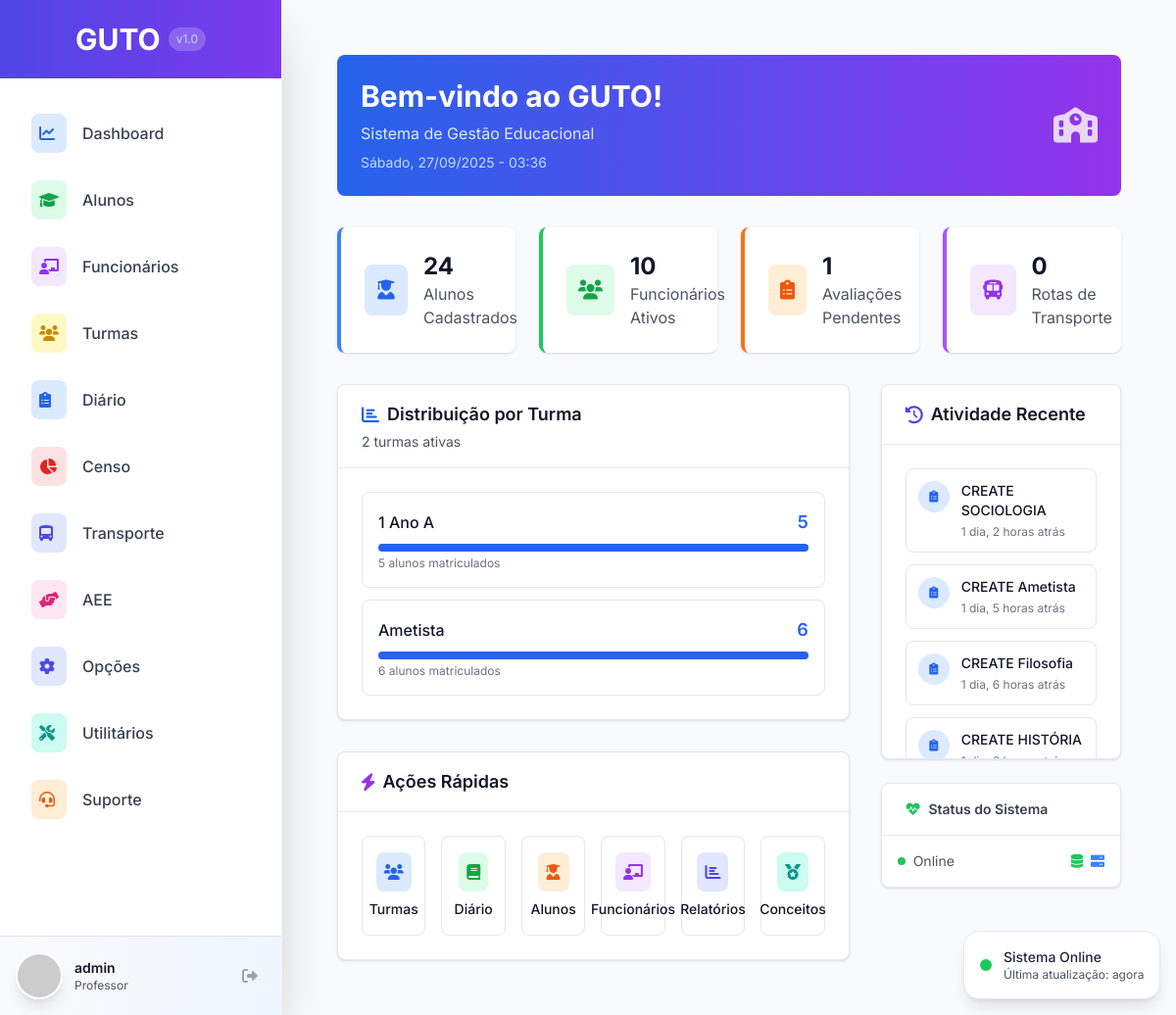
Before: / (signed in) with the older database file.
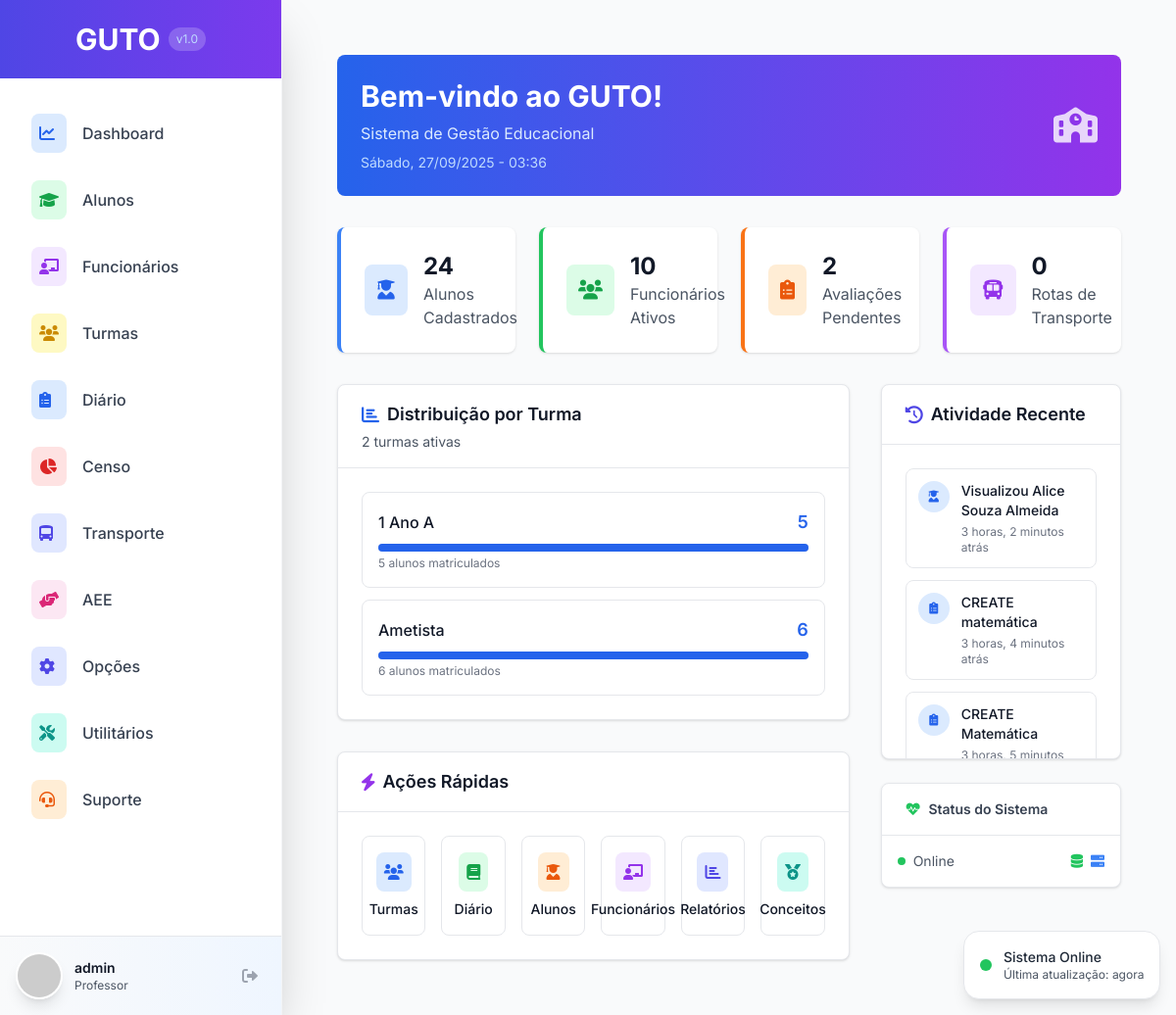
After: the same page with the newer database file.
### turma/models.py (models this page shows, shortened)
class Turma(models.Model):
    TIPO_ENSINO_CHOICES = [
        ('EDUCACAO_INFANTIL', 'Educação Infantil'),
        ('ENSINO_FUNDAMENTAL_I', 'Ensino Fundamental I'),
        ('ENSINO_FUNDAMENTAL_II', 'Ensino Fundamental II'),
        ('ENSINO_MEDIO', 'Ensino Médio'),
    ]
    ANO_SERIE_CHOICES = [
        ('BERÇARIO', 'Berçário'),
        ('MATERNAL_I', 'Maternal I'),
        ('MATERNAL_II', 'Maternal II'),
        ('PRE_I', 'Pré I'),
        ('PRE_II', 'Pré II'),
        ('1_ANO', '1º Ano'),
        ('2_ANO', '2º Ano'),
        ('3_ANO', '3º Ano'),
        ('4_ANO', '4º Ano'),
        ('5_ANO', '5º Ano'),
        ('6_ANO', '6º Ano'),
        ('7_ANO', '7º Ano'),
        ('8_ANO', '8º Ano'),
        ('9_ANO', '9º Ano'),
        ('1_ANO_EM', '1º Ano'),
        ('2_ANO_EM', '2º Ano'),
        ('3_ANO_EM', '3º Ano'),
    ]
    TURNO_CHOICES = [
        ('MATUTINO', 'Matutino'),
        ('VESPERTINO', 'Vespertino'),
        ('NOTURNO', 'Noturno'),
        ('INTEGRAL', 'Integral'),
    ]
    nome = models.CharField(max_length=255, verbose_name="Nome da Turma")
    periodo_letivo = models.CharField(max_length=4, default=str(date.today().year), verbose_name="Período Letivo")
    tipo_ensino = models.CharField(max_length=50, choices=TIPO_ENSINO_CHOICES, verbose_name="Tipo de Ensino")
    ano_serie = models.CharField(max_length=50, choices=ANO_SERIE_CHOICES, verbose_name="Ano/Série")
    turno = models.CharField(max_length=20, choices=TURNO_CHOICES, verbose_name="Turno")
    diario_fechado = models.BooleanField(default=False, verbose_name="Diário Fechado")
    vagas_total = models.IntegerField(default=30, verbose_name="Total de Vagas")
    data_criacao = models.DateTimeField(auto_now_add=True, verbose_name="Data de Criação", null=True, blank=True)
    usuario_criacao = models.ForeignKey(User, on_delete=models.PROTECT, verbose_name="Criado por", null=True, blank=True)
    class Meta:
        verbose_name = "Turma"
        verbose_name_plural = "Turmas"
        unique_together = ['nome', 'periodo_letivo']
        ordering = ['periodo_letivo', 'ano_serie', 'nome']

### dashboard/models.py (models this page shows, shortened)
class AtividadeRecente(models.Model):
    TIPO_ACAO_CHOICES = [
        ('CRIAR', 'Criou'),
        ('EDITAR', 'Editou'),
        ('DELETAR', 'Deletou'),
        ('VISUALIZAR', 'Visualizou'),
    ]
    MODULO_CHOICES = [
        ('ALUNOS', 'Alunos'),
        ('FUNCIONARIOS', 'Funcionários'),
        ('OPCOES', 'Opções'),
        ('AEE', 'AEE/AC'),
        ('AVALIACAO', 'Avaliação'),
        ('UTILITARIOS', 'Utilitários'),
        ('DASHBOARD', 'Dashboard'),
    ]
    usuario = models.ForeignKey(User, on_delete=models.CASCADE, verbose_name="Usuário")
    acao = models.CharField(max_length=20, choices=TIPO_ACAO_CHOICES, verbose_name="Ação")
    modulo = models.CharField(max_length=20, choices=MODULO_CHOICES, verbose_name="Módulo")
    objeto_nome = models.CharField(max_length=255, verbose_name="Nome do Objeto")
    objeto_id = models.IntegerField(null=True, blank=True, verbose_name="ID do Objeto")
    descricao = models.TextField(blank=True, null=True, verbose_name="Descrição")
    data_atividade = models.DateTimeField(auto_now_add=True, verbose_name="Data da Atividade")
    class Meta:
        verbose_name = "Atividade Recente"
        verbose_name_plural = "Atividades Recentes"
        ordering = ['-data_atividade']
    @property
    def icone(self):
        icones = {
            'ALUNOS': 'fas fa-user-graduate',
            'FUNCIONARIOS': 'fas fa-users',
            'OPCOES': 'fas fa-cog',
            'AEE': 'fas fa-hands-helping',
            'AVALIACAO': 'fas fa-clipboard-list',
            'UTILITARIOS': 'fas fa-tools',
            'DASHBOARD': 'fas fa-tachometer-alt',
        }
        return icones.get(self.modulo, 'fas fa-file')

### dashboard/views.py (the view)
# urls.py: path('', views.home, name='home'),
@login_required
def home(request):
    try:
        locale.setlocale(locale.LC_TIME, 'pt_BR.UTF-8')
    except:
        try:
            locale.setlocale(locale.LC_TIME, 'Portuguese_Brazil.1252')
        except:
            pass  # Usar padrão se não conseguir configurar
    hoje = datetime.date.today()
    dias_semana = {
        0: 'Segunda-feira',
        1: 'Terça-feira',
        2: 'Quarta-feira',
        3: 'Quinta-feira',
        4: 'Sexta-feira',
        5: 'Sábado',
        6: 'Domingo'
    }
    dia_semana = dias_semana[hoje.weekday()]
    total_alunos = Aluno.objects.count()
    total_funcionarios = Funcionario.objects.count()
    avaliacoes_pendentes = Avaliacao.objects.filter(notas_lancadas=False).count()
    atividades_recentes = AtividadeRecente.objects.select_related('usuario')[:10]
    turmas_com_alunos = Turma.objects.annotate(
        total_alunos=Count('enturmacoes', filter=Q(enturmacoes__ativo=True))
    ).filter(total_alunos__gt=0).order_by('nome')
    alunos_por_serie = []
    total_max = 0
    for turma in turmas_com_alunos:
        alunos_por_serie.append({
            'serie': turma.nome,
            'quantidade': turma.total_alunos
        })
        if turma.total_alunos > total_max:
            total_max = turma.total_alunos
    if total_max > 0:
        for item in alunos_por_serie:
            item['percentual'] = (item['quantidade'] / total_max) * 100
    context = {
        'total_alunos': total_alunos,
        'total_funcionarios': total_funcionarios,
        'avaliacoes_pendentes': avaliacoes_pendentes,
        'transportes_ativos': 0,  # Será implementado quando o módulo transporte for criado
        'escola_nome': 'Sistema GUTO',
        'data_atual': hoje,
        'dia_semana': dia_semana,
        'alunos_por_serie': alunos_por_serie,
        'total_turmas': turmas_com_alunos.count(),
        'atividades_recentes': atividades_recentes,
    }
    return render(request, 'dashboard/home.html', context)

### templates/dashboard/home.html (shortened to what the changed rows need)
{% extends 'base.html' %}
{% load static %}
{% block content %}
<div class="p-8 max-w-7xl mx-auto">
    <div class="bg-gradient-to-r from-blue-600 to-purple-600 rounded-lg p-6 mb-8 text-white">
        <div class="flex items-center justify-between">
            <div>
                <h1 class="text-3xl font-bold mb-2">Bem-vindo ao GUTO!</h1>
            </div>
        </div>
    </div>
    <div class="grid grid-cols-1 md:grid-cols-2 lg:grid-cols-4 gap-6 mb-8">
        <div class="stats-card bg-white rounded-lg shadow p-6 border-l-4 border-orange-500">
            <div class="flex items-center">
                <div>
                    <h3 class="text-2xl font-bold text-gray-900">{{ avaliacoes_pendentes }}</h3>
                    <p class="text-gray-600">Avaliações Pendentes</p>
                </div>
            </div>
        </div>
    </div>
    <div class="grid grid-cols-1 lg:grid-cols-3 gap-8">
        <div class="lg:col-span-2 space-y-8">
            <div class="bg-white rounded-lg shadow border border-gray-200">
                <div class="p-6">
                    {% if alunos_por_serie %}
                    <div class="space-y-3">
                        {% for serie in alunos_por_serie %}
                        <div class="border border-gray-200 rounded-lg p-4">
                            <div class="flex items-center justify-between mb-2">
                                <h4 class="font-medium text-gray-900">{{ serie.serie }}</h4>
                                <span class="text-lg font-semibold text-blue-600">{{ serie.quantidade }}</span>
                            </div>
                            <div class="w-full bg-gray-200 rounded-full h-2">
                                <div class="bg-blue-600 h-2 rounded-full transition-all duration-500"
                                     style="width: {{ serie.percentual|default:0 }}%"></div>
                            </div>
                            <p class="text-xs text-gray-500 mt-1">{{ serie.quantidade }} aluno{{ serie.quantidade|pluralize:"s" }} matriculado{{ serie.quantidade|pluralize:"s" }}</p>
                        </div>
                        {% endfor %}
                    </div>
                    {% endif %}
                </div>
            </div>
        </div>
        <div class="lg:col-span-1">
            <div class="bg-white rounded-lg shadow border border-gray-200">
                <div class="p-6 max-h-80 overflow-y-auto">
                    <div class="space-y-3">
                        {% for atividade in atividades_recentes %}
                        <div class="flex items-start p-3 border border-gray-200 rounded-lg">
                            <div class="w-8 h-8 bg-blue-100 rounded-full flex items-center justify-center mr-3 flex-shrink-0">
                                <i class="{{ atividade.icone|default:'fas fa-circle' }} text-blue-600 text-xs"></i>
                            </div>
                            <div class="flex-1 min-w-0">
                                <p class="text-sm font-medium text-gray-900">
                                    {{ atividade.get_acao_display }} {{ atividade.objeto_nome }}
                                </p>
                                <p class="text-xs text-gray-500 mt-1">{{ atividade.data_atividade|timesince }} atrás</p>
                            </div>
                        </div>
                        {% empty %}
                        <div class="text-center py-8 text-gray-500">
                            <i class="fas fa-history text-2xl text-gray-400 mb-2"></i>
                            <p class="text-sm">Nenhuma atividade recente</p>
                        </div>
                        {% endfor %}
                    </div>
                </div>
            </div>
        </div>
    </div>
</div>
{% endblock %}

Changed rows visible on the page:
no longer on this page (row unchanged): AtividadeRecente: acao "CREATE", objeto_nome "SOCIOLOGIA", data_atividade "1 dia, 2 horas"
no longer on this page (row unchanged): AtividadeRecente: acao "CREATE", objeto_nome "Ametista", data_atividade "1 dia, 5 horas"
no longer on this page (row unchanged): AtividadeRecente: acao "CREATE", objeto_nome "Filosofia", data_atividade "1 dia, 6 horas"
no longer on this page (row unchanged): AtividadeRecente: acao "CREATE", objeto_nome "HISTÓRIA"
added AtividadeRecente: acao "Visualizou", objeto_nome "Alice Souza Almeida", data_atividade "3 horas, 2 minutos"
added AtividadeRecente: acao "CREATE", objeto_nome "matemática", data_atividade "3 horas, 4 minutos"
added AtividadeRecente: acao "CREATE", objeto_nome "Matemática", data_atividade "3 horas, 5 minutos"
Other visible differences:
{{ avaliacoes_pendentes }}: "1" → "2"
